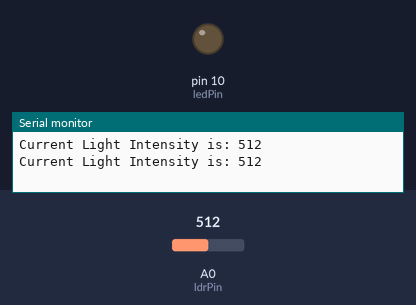
The sketch below on a simulated Arduino Uno, built with avr-gcc and run on an emulated ATmega328P. Parts: output pins drawn as LEDs (lit = HIGH), the last lines printed to the serial monitor. The test bench sets the inputs (shaded band); at power-on: A0 (ldrPin) = 512.

Above: at 1.8 s.
1.9 s: A0 (ldrPin) set to 482
At 2.4 s:
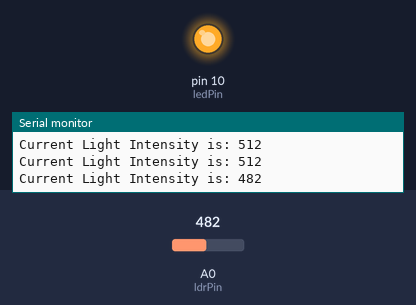
3.5 s: A0 (ldrPin) set to 510
At 5.1 s:
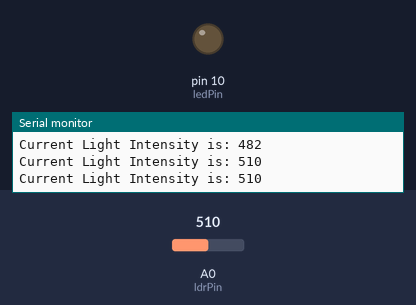
5.5 s: A0 (ldrPin) set to 490
At 6.7 s:
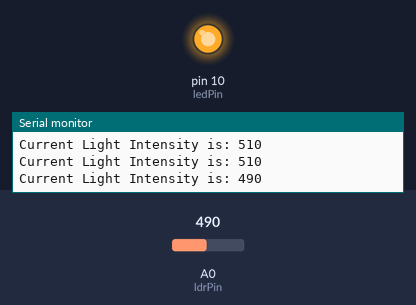
Timing chart, 0 to 8.5 s (numbered marks = the images above; inputs shaded):
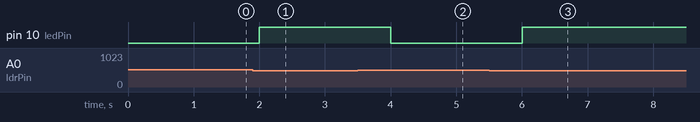

Measured:
- the behaviour switches between 501 and 500 on A0 (ldrPin) (found by bisection; images 0 and 1)
- after the input at 1.9 s, pin 10 (ledPin): LOW → HIGH after 0.10 s
- after the input at 3.5 s, pin 10 (ledPin): HIGH → LOW after 0.50 s
- after the input at 5.5 s, pin 10 (ledPin): LOW → HIGH after 0.50 s

The sketch:

CW1.ino
```cpp
// C++ code
//
const int ledPin = 10;
const int ldrPin = A0;

void setup()
{
  Serial.begin(9600);
  pinMode(ledPin, OUTPUT);
  pinMode(ldrPin, INPUT);
}

void loop()
{
  int ldrStatus = analogRead(ldrPin);

  if (ldrStatus <= 500)
  {
  	digitalWrite(ledPin, HIGH);
    Serial.print("Current Light Intensity is: ");
    Serial.println(ldrStatus);
  	delay(1000); // Wait for 1000 millisecond(s)
  }
  else
  {
    digitalWrite(ledPin, LOW);
    Serial.print("Current Light Intensity is: ");
    Serial.println(ldrStatus);
  	delay(1000); // Wait for 1000 millisecond(s)
  }
}
```
